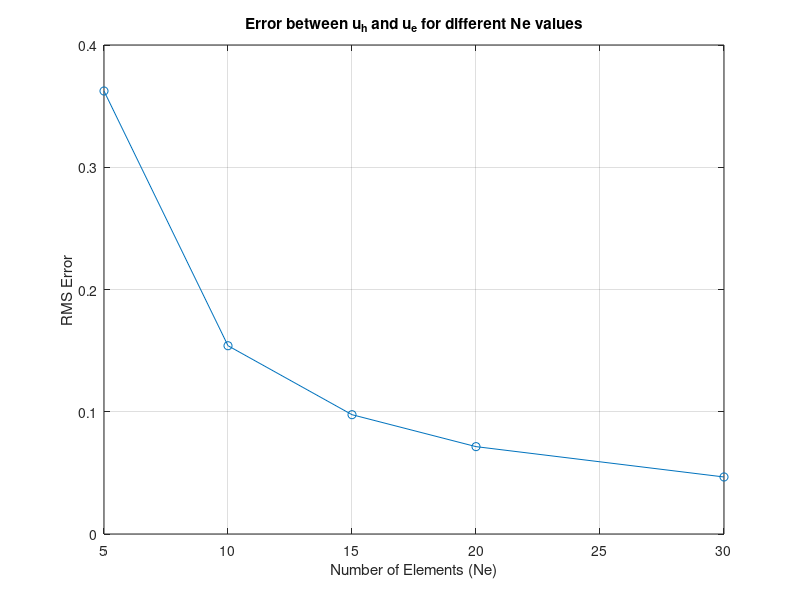

Here is the MATLAB script that generated this plot:
% Xóa bộ nhớ, xóa các biến trước đó
clc; clear all; format long;

% Định nghĩa miền thời gian và miền không gian
x_start = 0; x_end = 1;
L = x_end - x_start;
t_start = 0; t_end = 5;
T = t_end - t_start;

% Số bước thời gian
Nt = 10;
dt = T / Nt;

% Hệ số khuếch tán
D = 1;

% Các điều kiện biên
UL = 0; UR = 2;

% Định nghĩa lời giải chính xác
u_e = @(x, t) exp(-t) * (x.^2 - x) + 2 * x;

% Tạo các giá trị số lượng phần tử Ne = 5, 10, 15, 20, 30
Ne_values = [5, 10, 15, 20, 30];
errors = zeros(length(Ne_values), 1);

% Duyệt qua các giá trị Ne
for idx = 1:length(Ne_values)
    Ne = Ne_values(idx);
    
    % Kích thước bước nhảy không gian
    dL = L / (Ne - 1);
    
    % Khởi tạo lưới không gian
    x = linspace(x_start, x_end, Ne);
    
    % Điều kiện đầu
    U_o = x.^2 + x;
    
    % Khởi tạo độ lỗi
    Er = 0;
    
    % Vòng lặp thời gian
    for i_tim = 1:Nt
        MU = zeros(Ne); FU = zeros(Ne, 1);
        
        % Duyệt qua các phần tử không gian
        for k = 1:Ne
            % Tính toán source term
            S = -exp(-i_tim*dt) * (x(k)^2 - x(k) + 2);
            % S = 0;
            
            MU(k, k) = MU(k, k) + dL / dt;
            FU(k) = FU(k) + dL / dt * U_o(k) + S * dL;
            
            % Bên trong khối
            if k > 1 && k < Ne
                MU(k, [k k-1]) = MU(k, [k k-1]) + D / dL * [1 -1];
                MU(k, [k k+1]) = MU(k, [k k+1]) + D / dL * [1 -1];
            end
        end
        
        % Điều kiện biên trái
        MU(1, 1) = MU(1, 1) + D / dL * 2;
        FU(1) = FU(1) + D / dL * 2 * UL;
        MU(1, [1 2]) = MU(1, [1 2]) + D / dL * [1 -1];
        
        % Điều kiện biên phải
        MU(Ne, [Ne Ne-1]) = MU(Ne, [Ne Ne-1]) + D / dL * [1 -1];
        MU(Ne, Ne) = MU(Ne, Ne) + D / dL * 2;
        FU(Ne) = FU(Ne) + D / dL * 2 * UR;
        
        % Giải hệ phương trình tuyến tính
        U = MU \ FU; U_o = U;
        
        % Tính toán độ lỗi
        U_exact = u_e(x, i_tim * dt);
        Ert = sum((U - U_exact').^2) * dL;
        Er = Er + dt * Ert;
    end
    
    % Lưu trữ giá trị độ lỗi ứng với giá trị Ne
    errors(idx) = sqrt(Er);
end

% Trực quan hóa độ lỗi
figure;
plot(Ne_values, errors, 'o-');
title('Error between u_h and u_e for different Ne values');
xlabel('Number of Elements (Ne)');
ylabel('RMS Error');
grid on;